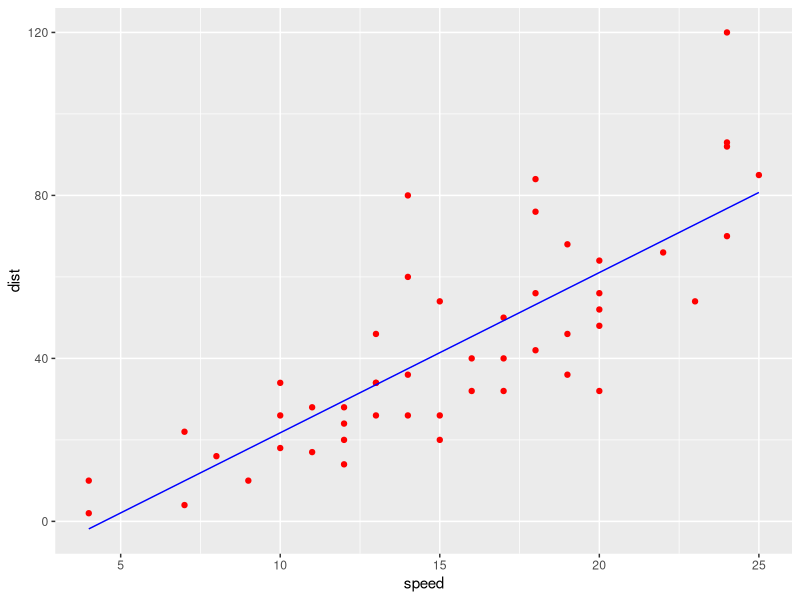

Generate this figure with R:
cars_matrix <- as.matrix(cars)
#----------------------------(1)
ones <- rep(1,nrow(cars_matrix))
cars_speed <- matrix(data = c(ones,cars_matrix[,1]),
                     nrow = nrow(cars_matrix), ncol = 2)
#----------------------------(2)
cars_dist <- cars_matrix[,2]
#----------------------------(3)
alpha <- solve(t(cars_speed) %*% cars_speed) %*% 
  t(cars_speed) %*% cars_dist
#----------------------------(4)
if (is.vector(alpha) == F){
  alpha <- as.vector(alpha)
}
#----------------------------(5)
alpha_c <- alpha[1]
alpha_d <- alpha[2]
cat("alpha_c = ", alpha_c,'\n')
cat("alpha_d = ", alpha_d, '\n')
#----------------------------(6)
cars_speed_lm <- cars_matrix[,1]
#----------------------------(7)
cars_dist_lm <- alpha_c + cars_speed_lm * alpha_d
#----------------------------(8)
dist_residuals <- cars_dist_lm - cars_speed
#----------------------------(9)
mean_dr <- mean(dist_residuals)
sd_dr <- sd(dist_residuals)
#----------------------------(10)
cars_dist_lm
#----------------------------(11)
mean_dr
sd_dr
library(ggplot2)
ggplot(data = as.data.frame(cars_matrix), aes(x = speed, y = dist))+
  geom_point(mapping = aes(x = speed, y = dist), color = "red")+
  geom_line(mapping = aes(x = sort(cars_matrix[,1]),
                          y = cars_dist_lm), color = "blue")
